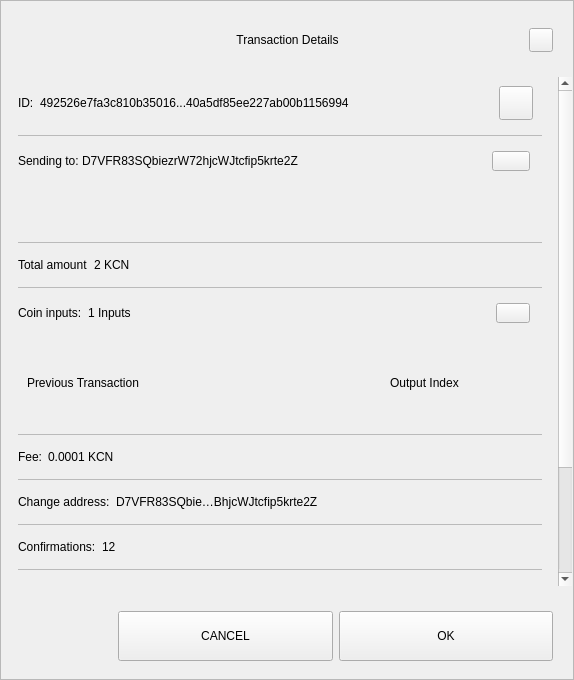
<?xml version="1.0" encoding="UTF-8"?>
<ui version="4.0">
 <class>TxDetailDialog</class>
 <widget class="QWidget" name="TxDetailDialog">
  <property name="geometry">
   <rect>
    <x>0</x>
    <y>0</y>
    <width>574</width>
    <height>680</height>
   </rect>
  </property>
  <property name="sizePolicy">
   <sizepolicy hsizetype="Preferred" vsizetype="Expanding">
    <horstretch>0</horstretch>
    <verstretch>0</verstretch>
   </sizepolicy>
  </property>
  <property name="minimumSize">
   <size>
    <width>574</width>
    <height>500</height>
   </size>
  </property>
  <property name="windowTitle">
   <string>Form</string>
  </property>
  <property name="styleSheet">
   <string notr="true"/>
  </property>
  <layout class="QVBoxLayout" name="verticalLayout_3">
   <property name="spacing">
    <number>0</number>
   </property>
   <property name="leftMargin">
    <number>0</number>
   </property>
   <property name="topMargin">
    <number>0</number>
   </property>
   <property name="rightMargin">
    <number>0</number>
   </property>
   <property name="bottomMargin">
    <number>0</number>
   </property>
   <item>
    <widget class="QFrame" name="frame">
     <property name="sizePolicy">
      <sizepolicy hsizetype="Preferred" vsizetype="Expanding">
       <horstretch>0</horstretch>
       <verstretch>0</verstretch>
      </sizepolicy>
     </property>
     <property name="styleSheet">
      <string notr="true"/>
     </property>
     <property name="frameShape">
      <enum>QFrame::StyledPanel</enum>
     </property>
     <property name="frameShadow">
      <enum>QFrame::Raised</enum>
     </property>
     <layout class="QVBoxLayout" name="verticalLayout">
      <property name="leftMargin">
       <number>0</number>
      </property>
      <property name="rightMargin">
       <number>0</number>
      </property>
      <item>
       <layout class="QHBoxLayout" name="horizontalLayout_3">
        <property name="spacing">
         <number>0</number>
        </property>
        <property name="leftMargin">
         <number>20</number>
        </property>
        <property name="topMargin">
         <number>10</number>
        </property>
        <property name="rightMargin">
         <number>20</number>
        </property>
        <item>
         <spacer name="horizontalSpacer_1">
          <property name="orientation">
           <enum>Qt::Horizontal</enum>
          </property>
          <property name="sizeHint" stdset="0">
           <size>
            <width>40</width>
            <height>20</height>
           </size>
          </property>
         </spacer>
        </item>
        <item>
         <widget class="QLabel" name="labelTitle">
          <property name="minimumSize">
           <size>
            <width>0</width>
            <height>40</height>
           </size>
          </property>
          <property name="maximumSize">
           <size>
            <width>16777215</width>
            <height>40</height>
           </size>
          </property>
          <property name="styleSheet">
           <string notr="true">padding-left:24px;</string>
          </property>
          <property name="text">
           <string>Transaction Details</string>
          </property>
          <property name="alignment">
           <set>Qt::AlignCenter</set>
          </property>
          <property name="margin">
           <number>7</number>
          </property>
         </widget>
        </item>
        <item>
         <spacer name="horizontalSpacer_2">
          <property name="orientation">
           <enum>Qt::Horizontal</enum>
          </property>
          <property name="sizeHint" stdset="0">
           <size>
            <width>40</width>
            <height>20</height>
           </size>
          </property>
         </spacer>
        </item>
        <item>
         <widget class="QPushButton" name="btnEsc">
          <property name="minimumSize">
           <size>
            <width>24</width>
            <height>24</height>
           </size>
          </property>
          <property name="maximumSize">
           <size>
            <width>24</width>
            <height>24</height>
           </size>
          </property>
          <property name="focusPolicy">
           <enum>Qt::NoFocus</enum>
          </property>
          <property name="text">
           <string/>
          </property>
         </widget>
        </item>
       </layout>
      </item>
      <item>
       <spacer name="verticalSpacer">
        <property name="orientation">
         <enum>Qt::Vertical</enum>
        </property>
        <property name="sizeType">
         <enum>QSizePolicy::Fixed</enum>
        </property>
        <property name="sizeHint" stdset="0">
         <size>
          <width>20</width>
          <height>10</height>
         </size>
        </property>
       </spacer>
      </item>
      <item>
       <widget class="QWidget" name="layoutScroll" native="true">
        <property name="minimumSize">
         <size>
          <width>0</width>
          <height>0</height>
         </size>
        </property>
        <layout class="QVBoxLayout" name="verticalLayout_4">
         <property name="leftMargin">
          <number>0</number>
         </property>
         <property name="topMargin">
          <number>0</number>
         </property>
         <property name="rightMargin">
          <number>0</number>
         </property>
         <item>
          <widget class="QScrollArea" name="scrollArea">
           <property name="styleSheet">
            <string notr="true">#scrollArea {
background:transparent;
}</string>
           </property>
           <property name="horizontalScrollBarPolicy">
            <enum>Qt::ScrollBarAlwaysOff</enum>
           </property>
           <property name="sizeAdjustPolicy">
            <enum>QAbstractScrollArea::AdjustIgnored</enum>
           </property>
           <property name="widgetResizable">
            <bool>true</bool>
           </property>
           <property name="alignment">
            <set>Qt::AlignLeading|Qt::AlignLeft|Qt::AlignTop</set>
           </property>
           <widget class="QWidget" name="scrollAreaWidgetContents">
            <property name="geometry">
             <rect>
              <x>0</x>
              <y>0</y>
              <width>556</width>
              <height>672</height>
             </rect>
            </property>
            <property name="autoFillBackground">
             <bool>false</bool>
            </property>
            <property name="styleSheet">
             <string notr="true">#scrollAreaWidgetContents {
background:transparent;
}</string>
            </property>
            <layout class="QVBoxLayout" name="verticalLayout_7">
             <property name="spacing">
              <number>0</number>
             </property>
             <property name="sizeConstraint">
              <enum>QLayout::SetDefaultConstraint</enum>
             </property>
             <property name="leftMargin">
              <number>0</number>
             </property>
             <property name="topMargin">
              <number>0</number>
             </property>
             <property name="rightMargin">
              <number>0</number>
             </property>
             <property name="bottomMargin">
              <number>0</number>
             </property>
             <item>
              <widget class="QWidget" name="content" native="true">
               <layout class="QVBoxLayout" name="verticalLayout_2">
                <property name="leftMargin">
                 <number>16</number>
                </property>
                <property name="topMargin">
                 <number>0</number>
                </property>
                <property name="rightMargin">
                 <number>16</number>
                </property>
                <item>
                 <widget class="QWidget" name="contentID" native="true">
                  <layout class="QHBoxLayout" name="horizontalLayout_12" stretch="0,1,0">
                   <property name="leftMargin">
                    <number>0</number>
                   </property>
                   <item>
                    <widget class="QLabel" name="labelId">
                     <property name="maximumSize">
                      <size>
                       <width>16777215</width>
                       <height>16777215</height>
                      </size>
                     </property>
                     <property name="text">
                      <string>ID:</string>
                     </property>
                    </widget>
                   </item>
                   <item>
                    <widget class="QLabel" name="textId">
                     <property name="text">
                      <string>492526e7fa3c810b35016...40a5df85ee227ab00b1156994</string>
                     </property>
                    </widget>
                   </item>
                   <item>
                    <widget class="QPushButton" name="pushCopy">
                     <property name="minimumSize">
                      <size>
                       <width>34</width>
                       <height>34</height>
                      </size>
                     </property>
                     <property name="maximumSize">
                      <size>
                       <width>34</width>
                       <height>34</height>
                      </size>
                     </property>
                     <property name="focusPolicy">
                      <enum>Qt::NoFocus</enum>
                     </property>
                     <property name="text">
                      <string/>
                     </property>
                     <property name="iconSize">
                      <size>
                       <width>24</width>
                       <height>24</height>
                      </size>
                     </property>
                    </widget>
                   </item>
                  </layout>
                 </widget>
                </item>
                <item>
                 <widget class="QLabel" name="labelDivider9">
                  <property name="maximumSize">
                   <size>
                    <width>16777215</width>
                    <height>1</height>
                   </size>
                  </property>
                  <property name="styleSheet">
                   <string notr="true">background-color:#bababa;</string>
                  </property>
                  <property name="text">
                   <string/>
                  </property>
                 </widget>
                </item>
                <item>
                 <widget class="QWidget" name="contentOutputs" native="true">
                  <layout class="QHBoxLayout" name="horizontalLayout_11" stretch="0,3,0">
                   <property name="spacing">
                    <number>0</number>
                   </property>
                   <property name="leftMargin">
                    <number>0</number>
                   </property>
                   <property name="rightMargin">
                    <number>12</number>
                   </property>
                   <item>
                    <widget class="QLabel" name="labelSend">
                     <property name="maximumSize">
                      <size>
                       <width>16777215</width>
                       <height>16777215</height>
                      </size>
                     </property>
                     <property name="text">
                      <string>Sending to: </string>
                     </property>
                    </widget>
                   </item>
                   <item>
                    <widget class="QLabel" name="textSend">
                     <property name="text">
                      <string>D7VFR83SQbiezrW72hjcWJtcfip5krte2Z </string>
                     </property>
                    </widget>
                   </item>
                   <item>
                    <widget class="QPushButton" name="pushOutputs">
                     <property name="minimumSize">
                      <size>
                       <width>34</width>
                       <height>20</height>
                      </size>
                     </property>
                     <property name="maximumSize">
                      <size>
                       <width>38</width>
                       <height>20</height>
                      </size>
                     </property>
                     <property name="focusPolicy">
                      <enum>Qt::NoFocus</enum>
                     </property>
                     <property name="styleSheet">
                      <string notr="true"/>
                     </property>
                     <property name="text">
                      <string/>
                     </property>
                    </widget>
                   </item>
                  </layout>
                 </widget>
                </item>
                <item>
                 <widget class="QScrollArea" name="outputsScrollArea">
                  <property name="minimumSize">
                   <size>
                    <width>0</width>
                    <height>50</height>
                   </size>
                  </property>
                  <property name="styleSheet">
                   <string notr="true">#outputsScrollArea {
background:transparent;
}</string>
                  </property>
                  <property name="widgetResizable">
                   <bool>true</bool>
                  </property>
                  <widget class="QWidget" name="container_outputs_base">
                   <property name="geometry">
                    <rect>
                     <x>0</x>
                     <y>0</y>
                     <width>522</width>
                     <height>48</height>
                    </rect>
                   </property>
                   <property name="styleSheet">
                    <string notr="true">#container_outputs_base {
background:transparent;
}</string>
                   </property>
                  </widget>
                 </widget>
                </item>
                <item>
                 <widget class="QLabel" name="labelDivider8">
                  <property name="maximumSize">
                   <size>
                    <width>16777215</width>
                    <height>1</height>
                   </size>
                  </property>
                  <property name="styleSheet">
                   <string notr="true">background-color:#bababa;</string>
                  </property>
                  <property name="text">
                   <string/>
                  </property>
                 </widget>
                </item>
                <item>
                 <widget class="QWidget" name="contentAmount" native="true">
                  <layout class="QHBoxLayout" name="horizontalLayout_4" stretch="0,1">
                   <property name="leftMargin">
                    <number>0</number>
                   </property>
                   <item>
                    <widget class="QLabel" name="labelAmount">
                     <property name="maximumSize">
                      <size>
                       <width>16777215</width>
                       <height>16777215</height>
                      </size>
                     </property>
                     <property name="text">
                      <string>Total amount</string>
                     </property>
                    </widget>
                   </item>
                   <item>
                    <widget class="QLabel" name="textAmount">
                     <property name="text">
                      <string>2 KCN</string>
                     </property>
                    </widget>
                   </item>
                  </layout>
                 </widget>
                </item>
                <item>
                 <widget class="QLabel" name="labelDivider6">
                  <property name="maximumSize">
                   <size>
                    <width>16777215</width>
                    <height>1</height>
                   </size>
                  </property>
                  <property name="styleSheet">
                   <string notr="true">background-color:#bababa;</string>
                  </property>
                  <property name="text">
                   <string/>
                  </property>
                 </widget>
                </item>
                <item>
                 <widget class="QWidget" name="contentInputs" native="true">
                  <layout class="QHBoxLayout" name="horizontalLayout" stretch="0,2,0">
                   <property name="leftMargin">
                    <number>0</number>
                   </property>
                   <property name="rightMargin">
                    <number>12</number>
                   </property>
                   <item>
                    <widget class="QLabel" name="labelInputs">
                     <property name="sizePolicy">
                      <sizepolicy hsizetype="Minimum" vsizetype="Preferred">
                       <horstretch>0</horstretch>
                       <verstretch>0</verstretch>
                      </sizepolicy>
                     </property>
                     <property name="maximumSize">
                      <size>
                       <width>16777215</width>
                       <height>16777215</height>
                      </size>
                     </property>
                     <property name="text">
                      <string>Coin inputs:</string>
                     </property>
                    </widget>
                   </item>
                   <item>
                    <widget class="QLabel" name="textInputs">
                     <property name="text">
                      <string>1 Inputs</string>
                     </property>
                    </widget>
                   </item>
                   <item>
                    <widget class="QPushButton" name="pushInputs">
                     <property name="maximumSize">
                      <size>
                       <width>34</width>
                       <height>20</height>
                      </size>
                     </property>
                     <property name="focusPolicy">
                      <enum>Qt::NoFocus</enum>
                     </property>
                     <property name="styleSheet">
                      <string notr="true"/>
                     </property>
                     <property name="text">
                      <string/>
                     </property>
                    </widget>
                   </item>
                  </layout>
                 </widget>
                </item>
                <item>
                 <widget class="QFrame" name="gridInputs">
                  <property name="sizePolicy">
                   <sizepolicy hsizetype="Preferred" vsizetype="MinimumExpanding">
                    <horstretch>0</horstretch>
                    <verstretch>0</verstretch>
                   </sizepolicy>
                  </property>
                  <property name="minimumSize">
                   <size>
                    <width>0</width>
                    <height>90</height>
                   </size>
                  </property>
                  <layout class="QGridLayout" name="gridLayoutInput" columnstretch="5,2" rowminimumheight="0">
                   <property name="sizeConstraint">
                    <enum>QLayout::SetMaximumSize</enum>
                   </property>
                   <property name="verticalSpacing">
                    <number>0</number>
                   </property>
                   <item row="0" column="0" alignment="Qt::AlignLeft">
                    <widget class="QLabel" name="labelTitlePrevTx">
                     <property name="text">
                      <string>Previous Transaction</string>
                     </property>
                    </widget>
                   </item>
                   <item row="0" column="1" alignment="Qt::AlignLeft">
                    <widget class="QLabel" name="labelOutputIndex">
                     <property name="text">
                      <string>Output Index</string>
                     </property>
                     <property name="alignment">
                      <set>Qt::AlignCenter</set>
                     </property>
                    </widget>
                   </item>
                  </layout>
                 </widget>
                </item>
                <item>
                 <widget class="QLabel" name="labelDivider1">
                  <property name="maximumSize">
                   <size>
                    <width>16777215</width>
                    <height>1</height>
                   </size>
                  </property>
                  <property name="styleSheet">
                   <string notr="true">background-color:#bababa;</string>
                  </property>
                  <property name="text">
                   <string/>
                  </property>
                 </widget>
                </item>
                <item>
                 <widget class="QWidget" name="contentFee" native="true">
                  <layout class="QHBoxLayout" name="horizontalLayout_7" stretch="0,1">
                   <property name="leftMargin">
                    <number>0</number>
                   </property>
                   <item>
                    <widget class="QLabel" name="labelFee">
                     <property name="maximumSize">
                      <size>
                       <width>16777215</width>
                       <height>16777215</height>
                      </size>
                     </property>
                     <property name="text">
                      <string>Fee:</string>
                     </property>
                    </widget>
                   </item>
                   <item>
                    <widget class="QLabel" name="textFee">
                     <property name="text">
                      <string>0.0001 KCN</string>
                     </property>
                    </widget>
                   </item>
                  </layout>
                 </widget>
                </item>
                <item>
                 <widget class="QLabel" name="labelDivider2">
                  <property name="maximumSize">
                   <size>
                    <width>16777215</width>
                    <height>1</height>
                   </size>
                  </property>
                  <property name="styleSheet">
                   <string notr="true">background-color:#bababa;</string>
                  </property>
                  <property name="text">
                   <string/>
                  </property>
                 </widget>
                </item>
                <item>
                 <widget class="QWidget" name="contentChangeAddress" native="true">
                  <layout class="QHBoxLayout" name="horizontalLayout_6" stretch="0,1">
                   <property name="leftMargin">
                    <number>0</number>
                   </property>
                   <item>
                    <widget class="QLabel" name="labelChange">
                     <property name="maximumSize">
                      <size>
                       <width>16777215</width>
                       <height>16777215</height>
                      </size>
                     </property>
                     <property name="text">
                      <string>Change address:</string>
                     </property>
                    </widget>
                   </item>
                   <item>
                    <widget class="QLabel" name="textChange">
                     <property name="text">
                      <string>D7VFR83SQbie…BhjcWJtcfip5krte2Z </string>
                     </property>
                    </widget>
                   </item>
                  </layout>
                 </widget>
                </item>
                <item>
                 <widget class="QLabel" name="labelDivider4">
                  <property name="maximumSize">
                   <size>
                    <width>16777215</width>
                    <height>1</height>
                   </size>
                  </property>
                  <property name="styleSheet">
                   <string notr="true">background-color:#bababa;</string>
                  </property>
                  <property name="text">
                   <string/>
                  </property>
                 </widget>
                </item>
                <item>
                 <widget class="QWidget" name="contentConfirmations" native="true">
                  <layout class="QHBoxLayout" name="horizontalLayout_8" stretch="0,1">
                   <property name="leftMargin">
                    <number>0</number>
                   </property>
                   <item>
                    <widget class="QLabel" name="labelConfirmations">
                     <property name="maximumSize">
                      <size>
                       <width>16777215</width>
                       <height>16777215</height>
                      </size>
                     </property>
                     <property name="text">
                      <string>Confirmations:</string>
                     </property>
                    </widget>
                   </item>
                   <item>
                    <widget class="QLabel" name="textConfirmations">
                     <property name="text">
                      <string>12</string>
                     </property>
                    </widget>
                   </item>
                  </layout>
                 </widget>
                </item>
                <item>
                 <widget class="QLabel" name="labelDivider7">
                  <property name="maximumSize">
                   <size>
                    <width>16777215</width>
                    <height>1</height>
                   </size>
                  </property>
                  <property name="styleSheet">
                   <string notr="true">background-color:#bababa;</string>
                  </property>
                  <property name="text">
                   <string/>
                  </property>
                 </widget>
                </item>
                <item>
                 <widget class="QWidget" name="contentSize" native="true">
                  <layout class="QHBoxLayout" name="horizontalLayout_9" stretch="0,1">
                   <property name="leftMargin">
                    <number>0</number>
                   </property>
                   <item>
                    <widget class="QLabel" name="labelSize">
                     <property name="maximumSize">
                      <size>
                       <width>16777215</width>
                       <height>16777215</height>
                      </size>
                     </property>
                     <property name="text">
                      <string>Size:</string>
                     </property>
                    </widget>
                   </item>
                   <item>
                    <widget class="QLabel" name="textSize">
                     <property name="text">
                      <string>2 kB</string>
                     </property>
                    </widget>
                   </item>
                  </layout>
                 </widget>
                </item>
                <item>
                 <widget class="QLabel" name="labelDivider3">
                  <property name="maximumSize">
                   <size>
                    <width>16777215</width>
                    <height>1</height>
                   </size>
                  </property>
                  <property name="styleSheet">
                   <string notr="true">background-color:#bababa;</string>
                  </property>
                  <property name="text">
                   <string/>
                  </property>
                 </widget>
                </item>
                <item>
                 <widget class="QWidget" name="contentDate" native="true">
                  <layout class="QHBoxLayout" name="horizontalLayout_5" stretch="0,1">
                   <property name="leftMargin">
                    <number>0</number>
                   </property>
                   <item>
                    <widget class="QLabel" name="labelDate">
                     <property name="maximumSize">
                      <size>
                       <width>16777215</width>
                       <height>16777215</height>
                      </size>
                     </property>
                     <property name="text">
                      <string>Date:</string>
                     </property>
                    </widget>
                   </item>
                   <item>
                    <widget class="QLabel" name="textDate">
                     <property name="text">
                      <string>May 25, 2017</string>
                     </property>
                    </widget>
                   </item>
                  </layout>
                 </widget>
                </item>
                <item>
                 <widget class="QLabel" name="labelDivider5">
                  <property name="maximumSize">
                   <size>
                    <width>16777215</width>
                    <height>1</height>
                   </size>
                  </property>
                  <property name="styleSheet">
                   <string notr="true">background-color:#bababa;</string>
                  </property>
                  <property name="text">
                   <string/>
                  </property>
                 </widget>
                </item>
                <item>
                 <widget class="QWidget" name="contentStatus" native="true">
                  <layout class="QHBoxLayout" name="horizontalLayout_10" stretch="0,1">
                   <property name="leftMargin">
                    <number>0</number>
                   </property>
                   <item>
                    <widget class="QLabel" name="labelStatus">
                     <property name="maximumSize">
                      <size>
                       <width>16777215</width>
                       <height>16777215</height>
                      </size>
                     </property>
                     <property name="text">
                      <string>Status:</string>
                     </property>
                    </widget>
                   </item>
                   <item>
                    <widget class="QLabel" name="textStatus">
                     <property name="text">
                      <string>Spendable</string>
                     </property>
                    </widget>
                   </item>
                  </layout>
                 </widget>
                </item>
                <item>
                 <spacer name="verticalSpacer_2">
                  <property name="orientation">
                   <enum>Qt::Vertical</enum>
                  </property>
                  <property name="sizeType">
                   <enum>QSizePolicy::Expanding</enum>
                  </property>
                  <property name="sizeHint" stdset="0">
                   <size>
                    <width>20</width>
                    <height>10</height>
                   </size>
                  </property>
                 </spacer>
                </item>
                <item>
                 <widget class="QLabel" name="labelWarning">
                  <property name="text">
                   <string>TextLabel</string>
                  </property>
                  <property name="alignment">
                   <set>Qt::AlignCenter</set>
                  </property>
                 </widget>
                </item>
               </layout>
              </widget>
             </item>
            </layout>
           </widget>
          </widget>
         </item>
        </layout>
       </widget>
      </item>
      <item>
       <widget class="QWidget" name="containerButtons" native="true">
        <layout class="QHBoxLayout" name="horizontalLayout1" stretch="1,2,2">
         <property name="leftMargin">
          <number>10</number>
         </property>
         <property name="rightMargin">
          <number>20</number>
         </property>
         <item>
          <spacer name="horizontalSpacer_3">
           <property name="orientation">
            <enum>Qt::Horizontal</enum>
           </property>
           <property name="sizeHint" stdset="0">
            <size>
             <width>40</width>
             <height>20</height>
            </size>
           </property>
          </spacer>
         </item>
         <item>
          <widget class="QPushButton" name="btnCancel">
           <property name="minimumSize">
            <size>
             <width>200</width>
             <height>50</height>
            </size>
           </property>
           <property name="focusPolicy">
            <enum>Qt::NoFocus</enum>
           </property>
           <property name="text">
            <string>CANCEL</string>
           </property>
          </widget>
         </item>
         <item>
          <widget class="QPushButton" name="btnSave">
           <property name="minimumSize">
            <size>
             <width>200</width>
             <height>50</height>
            </size>
           </property>
           <property name="focusPolicy">
            <enum>Qt::NoFocus</enum>
           </property>
           <property name="text">
            <string>OK</string>
           </property>
          </widget>
         </item>
        </layout>
       </widget>
      </item>
     </layout>
    </widget>
   </item>
  </layout>
 </widget>
 <resources/>
 <connections/>
</ui>
